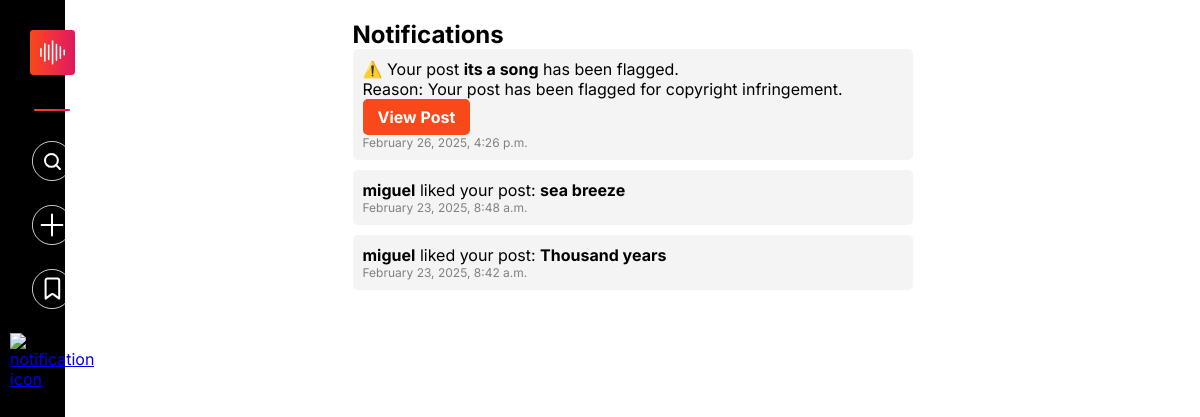
The page /notifications/ (signed in) on the database as committed earlier.
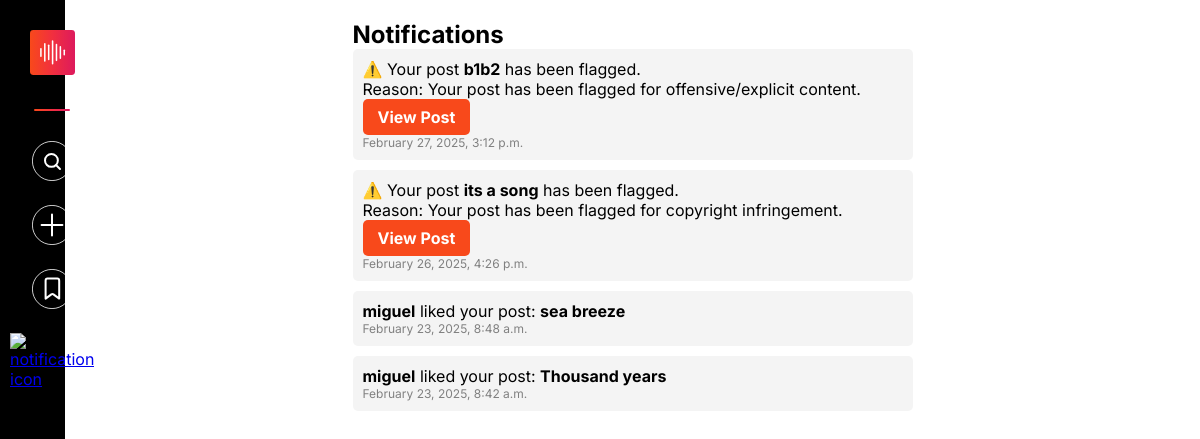
The same page on the database as committed later.
### users/models.py (models this page shows, shortened)
class Notification(models.Model):
    NOTIFICATION_TYPES = (
        ('like', 'Like'),
        ('collab', 'Collaboration Request'),
        ('flagged', 'Post Flagged'),
    )
    STATUS_CHOICES = [
        ('unread', 'Unread'),
        ('read', 'Read'),
    ]
    recipient = models.ForeignKey(User, on_delete=models.CASCADE, related_name='notifications')
    sender = models.ForeignKey(User, on_delete=models.CASCADE)
    post = models.ForeignKey('postdb', on_delete=models.CASCADE, blank=True, null=True)
    message = models.TextField()
    notification_type = models.CharField(max_length=10, choices=NOTIFICATION_TYPES)
    timestamp = models.DateTimeField(auto_now_add=True)
    status = models.CharField(max_length=10, choices=STATUS_CHOICES, default='unread')
    class Meta:
        indexes = [
            models.Index(fields=['recipient']),
            models.Index(fields=['timestamp']),
        ]

class postdb(models.Model):
    pid=models.UUIDField(primary_key=True,max_length=10,default=uuid.uuid4)
    username=models.ForeignKey(to=profiledatadb,on_delete=models.CASCADE)
    media=models.FileField(upload_to='media/Posts')
    media_thumbnail=models.FileField(upload_to='media/Thumbnails',default=None,blank=True,null=True)
    caption=models.CharField(max_length=30)
    descr=models.TextField()
    langu=models.CharField(max_length=15)
    mediatype=models.CharField(max_length=15)
    location=models.CharField(max_length=15)
    likes=models.IntegerField(default=0)
    media_format=models.CharField(max_length=20, blank=True)
    timestamp = models.DateTimeField(auto_now=True  )
    flagged = models.BooleanField(default=False)  # 0 = Not Flagged, 1 = Flagged
    flag_counter = models.IntegerField(default=0)  # Tracks offensive/explicit content reports
    reported_users = models.ManyToManyField(User, blank=True, related_name="reported_posts")

### users/views.py (the view)
# urls.py: path('notifications/', views.notifications, name='notifications'),
@login_required
def notifications(request):
    user_notifications = Notification.objects.filter(recipient=request.user).order_by('-timestamp')
    reported_posts = {notif.post for notif in user_notifications if notif.post}
    if hasattr(Notification, 'status'):
        user_notifications.update(status="read")
    return render(request, 'notifications.html', {'notifications': user_notifications,'reported_posts': reported_posts})

### templates/notifications.html (shortened to what this page needs)
{% extends 'base.html' %}
{% block content %}
<div class="container">
    <h2>Notifications</h2>
    {% if notifications %}
        <ul class="notification-list">
            {% for notification in notifications %}
                <li class="notification">
                    {% if notification.notification_type == "like" %}
                    <strong>{{ notification.sender.username }}</strong>
                        liked your post: <strong>{{ notification.post.caption }}</strong>
                    {% elif notification.notification_type == "flagged" %}
                        ⚠️ Your post <strong>{{ notification.post.caption }}</strong> has been flagged.
                        <p>Reason: {{ notification.message }}</p>
                        <p><a class="view-post-btn" href="{% url 'media' %}?pid={{ notification.post.pid }}">View Post</a></p>
                    {% endif %}
                    <span class="timestamp">{{ notification.timestamp|date:"F j, Y, g:i a" }}</span>
                </li>
            {% endfor %}
        </ul>
    {% else %}
        <p>No notifications yet.</p>
    {% endif %}
</div>
{% endblock %}

### templates/base.html (shortened to what this page needs)
{% load static %}
<!DOCTYPE html>
<html lang="en">
<head>
    <link rel="stylesheet" href="{% static 'css/base-file.css' %}">
    <link rel="stylesheet" href="{% static 'css/loader.css' %}">
</head>
<body>
    {% if user %}
    <div class="main-docker">
        <div class="nav-section-web">
            <nav class="navigation-controlling-deck" id="navigation-controlling-deck">
                <a href="{% url 'home' %}"><img class="navbar-control-icons" id="navbar-main-logo" src="{% static 'images/Sounz_logo.svg' %}" alt="Sounz logo"></a>
                <div id="nav-separator"></div>
                <a href="{% url 'search' %}"><img id="search-icon" class="navbar-control-icons" src="{% static 'images/Search button.svg' %}" alt="Search icon"></a>
                <a href="{% url 'upload' %}"><img class="navbar-control-icons" src="{% static 'images/upload-white.svg' %}" alt="Upload icon"></a>
                <a href="{% url 'my-profile' %}?section=saved"><img class="navbar-control-icons" src="{% static 'images/save.svg' %}" alt="Save icon"></a>
                <a href="{% url 'notifications' %}"><img class="navbar-control-icons" src="{% static 'images/notifications.svg' %}" alt="notification icon"></a>
            </nav>
        </div>
        <div class="export-htmls" id="export-htmls" style="display: none;">
            {% block content %}
            {% endblock %}
        </div>
    </div>
    {% endif %}
</body>
</html>

### static/css/base-file.css (style rules this page uses)
* { margin: 0; padding: 0; min-width: 0; min-height: 0; box-sizing: border-box; }
html, body { margin: 0; padding: 0; height: 100%; font-family: "Inter", sans-serif; font-optical-sizing: auto; font-weight: normal; font-style: normal; font-variation-settings: "slnt" 0; }
.main-docker { min-height: 100%; display: flex; flex-direction: row; }
.nav-section-web { width: fit-content; background-color: black; position: fixed; top: 0; height: 100%; max-width: 65px; }
#navigation-controlling-deck { display:flex; flex-direction: column; flex-wrap: wrap; align-items: center; padding: 20px 10px; }
img.navbar-control-icons { width: 40px; margin: 10px 0; cursor: pointer; }
img#navbar-main-logo { width: 45px; }
#nav-separator { width: 80%; margin: 20px 0; height: 2px; border-radius: 10px; background-image: linear-gradient(90deg, rgba(248, 73, 27, 1) 0%, rgba(241, 47, 63, 1) 50%, rgba(220, 24, 96, 1) 100%); }
.export-htmls { flex: 1; padding-left: 65px; width: 100%; }

### templates/notifications.html (style rules this page uses)
.container { max-width: 600px; margin: auto; padding: 20px; }
.notification-list { list-style: none; padding: 0; }
.notification { background: #f4f4f4; padding: 10px; margin-bottom: 10px; border-radius: 5px; }
.timestamp { display: block; font-size: 12px; color: gray; }
.view-post-btn { display: inline-block; background-color: rgba(248, 73, 27, 1); color: white; padding: 8px 15px; text-decoration: none; font-weight: bold; border-radius: 5px; transition: background-color 0.3s; }

Rows that differ between the two databases and show on the page:
added Notification: post.caption "b1b2", message "Your post has been flagged for offensive/explicit content.", timestamp "February 27, 2025, 3:12 p.m."
